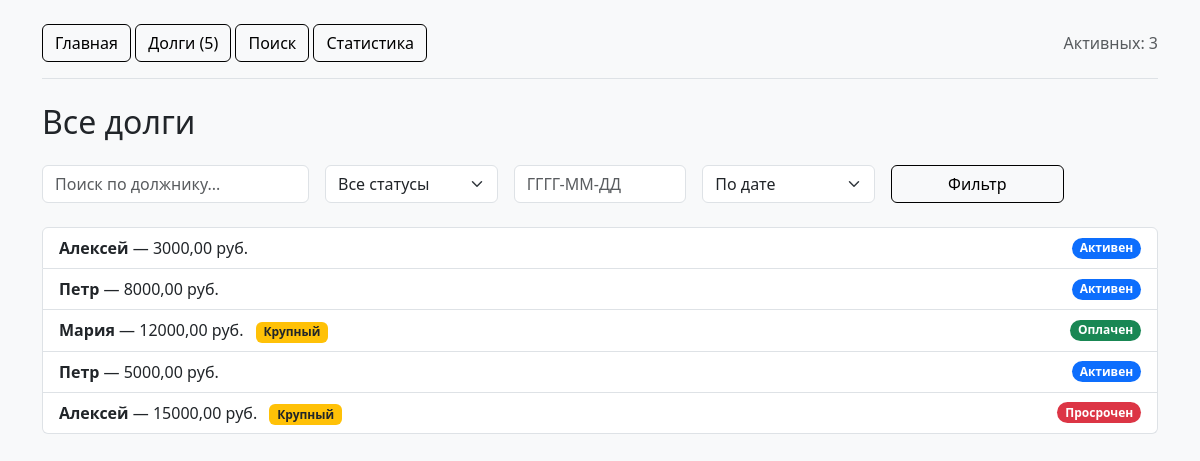
Page /debts/ on the committed database.
### debts/models.py (models this page shows, shortened)
class Debt(models.Model):
    class Status(models.TextChoices):
        ACTIVE = "active", "Активен"
        PAID = "paid", "Оплачен"
        OVERDUE = "overdue", "Просрочен"
    user = models.ForeignKey(User, on_delete=models.PROTECT, related_name="debts", verbose_name="Кредитор")
    debtor = models.ForeignKey(Debtor, on_delete=models.PROTECT, related_name="debts", verbose_name="Должник")
    amount = models.DecimalField(max_digits=10, decimal_places=2, verbose_name="Сумма")
    issue_date = models.DateField(verbose_name="Дата выдачи")
    status = models.CharField(max_length=12, choices=Status.choices, default=Status.ACTIVE, verbose_name="Статус")
    slug = models.SlugField(max_length=250, unique=True, blank=True, editable=False)
    is_large = models.GeneratedField(
        expression=models.Case(
            models.When(amount__gte=10000, then=models.Value(True)),
            default=models.Value(False),
            output_field=models.BooleanField()
        ),
        output_field=models.BooleanField(),
        db_persist=True,
        verbose_name="Крупный долг"
    )
    objects = DebtManager()
    def get_absolute_url(self):
        return reverse("debts:detail", kwargs={"slug": self.slug})
    class Meta:
        ordering = ["-issue_date"]
        verbose_name = "Долг"
        verbose_name_plural = "Долги"

### debtors/models.py (models this page shows, shortened)
class Debtor(models.Model):
    name = models.CharField(max_length=200, verbose_name="Имя")
    phone = models.CharField(max_length=20, verbose_name="Телефон")
    slug = models.SlugField(max_length=200, unique=True, blank=True, editable=False)
    class Meta:
        verbose_name = "Должник"
        verbose_name_plural = "Должники"

### debts/views.py (the view)
# urls.py: path('', views.debt_list, name='list'),
def debt_list(request):
    debts = Debt.objects.select_related('debtor', 'user').all()
    query = request.GET.get('q', '')
    status = request.GET.get('status', '')
    date_str = request.GET.get('date', '')
    error = None
    if query:
        debts = debts.filter(Q(debtor__name__icontains=query) | Q(user__name__icontains=query))
    if status in dict(Debt.Status.choices):
        debts = debts.filter(status=status)
    if date_str:
        try:
            parsed_date = datetime.strptime(date_str, '%Y-%m-%d').date()
            debts = debts.filter(issue_date=parsed_date)
        except ValueError:
            error = "Некорректный формат даты. Используйте ГГГГ-ММ-ДД."
    sort_by = request.GET.get('sort', 'date')
    sort_mapping = {
        'date': '-issue_date',
        'amount': 'amount',
        'debtor': 'debtor__name'
    }
    debts = debts.order_by(sort_mapping.get(sort_by, '-issue_date'))
    paginator = Paginator(debts, 5)
    page_number = request.GET.get('page')
    page_obj = paginator.get_page(page_number)
    context = {
        'debts': page_obj,
        'page_obj': page_obj,
        'query': query,
        'status': status,
        'date_str': date_str,
        'error': error,
        'sort_by': sort_by,
    }
    return render(request, 'debts/debt_list.html', context)

### debts/context_processors.py (called while the page is built)
def debt_context(request):
    return {
        "site_name": "Долговой трекер",
        "total_debts": Debt.objects.count(),
        "active_debts_count": Debt.objects.active().count(),
    }

### debts/models.py (called while the page is built)
    def active(self):
        return self.filter(status=self.model.Status.ACTIVE)

### debts/templates/debts/debt_list.html (shortened to what this page needs)
{% extends "base.html" %}
{% block content %}
<h2 class="mb-4">Все долги</h2>
<form method="get" class="row g-3 mb-4">
    <div class="col-md-3">
        <input type="text" name="q" class="form-control" placeholder="Поиск по должнику..." value="{{ query }}">
    </div>
    <div class="col-md-2">
        <select name="status" class="form-select">
            <option value="">Все статусы</option>
        </select>
    </div>
    <div class="col-md-2">
        <input type="text" name="date" class="form-control" placeholder="ГГГГ-ММ-ДД" value="{{ date_str }}">
    </div>
    <div class="col-md-2">
        <select name="sort" class="form-select">
            <option value="date" {% if sort_by == 'date' %}selected{% endif %}>По дате</option>
        </select>
    </div>
    <div class="col-md-2">
        <button type="submit" class="btn btn-custom-black w-100">Фильтр</button>
    </div>
</form>
<ul class="list-group mb-4">
    {% for debt in debts %}
    <li class="list-group-item d-flex justify-content-between align-items-center">
        <div>
            <a href="{{ debt.get_absolute_url }}" class="text-dark text-decoration-none fw-bold">
                {{ debt.debtor.name }}
            </a>
            — {{ debt.amount }} руб.
            {% if debt.is_large %}<span class="badge bg-warning text-dark ms-2">Крупный</span>{% endif %}
        </div>
        {% if debt.status == 'paid' %}
            <span class="badge bg-success rounded-pill">{{ debt.get_status_display }}</span>
        {% elif debt.status == 'active' %}
            <span class="badge bg-primary rounded-pill">{{ debt.get_status_display }}</span>
        {% else %}
            <span class="badge bg-danger rounded-pill">{{ debt.get_status_display }}</span>
        {% endif %}
    </li>
    {% empty %}
    <li class="list-group-item">Долгов не найдено.</li>
    {% endfor %}
</ul>
{% endblock %}

### homepage/static/homepage/css/style.css (style rules this page uses)
body { background-color: #f8f9fa; }
.list-group-item { transition: background-color 0.2s ease; }
.btn-custom-black { color: #000000; background-color: transparent; border: 1px solid #000000; }

### rows in the picture
Debt: debtor.name "Алексей", amount "3000,00", status "Активен"
Debt: debtor.name "Петр", amount "8000,00", status "Активен"
Debt: debtor.name "Мария", amount "12000,00", shows "Крупный", status "Оплачен"
Debt: debtor.name "Петр", amount "5000,00", status "Активен"
Debt: debtor.name "Алексей", amount "15000,00", shows "Крупный", status "Просрочен"

### other values in the picture
{{ total_debts }} "5"
{{ active_debts_count }} "3"
